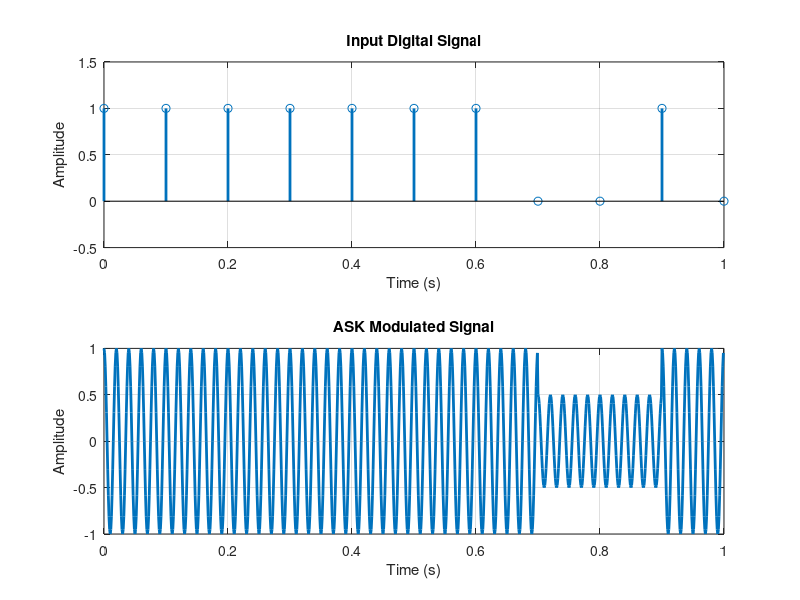

This figure's MATLAB source:
% Parameters
Fs = 1000;              % Sampling frequency (Hz)
f_c = 50;               % Carrier frequency (Hz)
T = 1;                  % Duration of the signal (seconds)
t = 0:1/Fs:T-1/Fs;     % Time vector

% Generate a random binary input signal
num_bits = 10;          % Number of bits
input_bits = randi([0 1], 1, num_bits); % Random binary sequence
bit_duration = T / num_bits;             % Duration of each bit

% Create the amplitude function
A = zeros(1, length(t)); % Initialize amplitude array
for i = 1:num_bits
    start_idx = round((i-1) * bit_duration * Fs) + 1;
    end_idx = round(i * bit_duration * Fs);
    A(start_idx:end_idx) = input_bits(i);
end

% Generate the modulated signal
A_modulated = A * 0.5 + 0.5; % Scale amplitudes (0.5 for '0', 1.0 for '1')
s_t = A_modulated .* cos(2 * pi * f_c * t); % ASK modulated signal

% Create time vector for input digital signal
t_input = linspace(0, T, num_bits + 1); % Time vector for the input bits

% Plotting
figure;

% Plot input digital signal
subplot(2, 1, 1);
stem(t_input, [input_bits 0], 'o-', 'LineWidth', 2); % Use plot with correct lengths
title('Input Digital Signal');
xlabel('Time (s)');
ylabel('Amplitude');
xlim([0 T]);
ylim([-0.5 1.5]);
grid on;

% Plot modulated signal
subplot(2, 1, 2);
plot(t, s_t, 'LineWidth', 2);
title('ASK Modulated Signal');
xlabel('Time (s)');
ylabel('Amplitude');
xlim([0 T]);
grid on;

